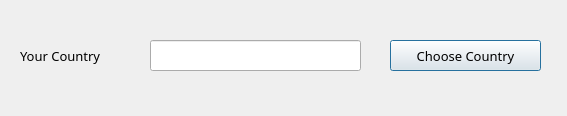
<?xml version="1.0" encoding="UTF-8"?>
<ui version="4.0">
 <class>Dialog</class>
 <widget class="QDialog" name="Dialog">
  <property name="geometry">
   <rect>
    <x>0</x>
    <y>0</y>
    <width>567</width>
    <height>116</height>
   </rect>
  </property>
  <property name="font">
   <font>
    <family>Monaco</family>
    <pointsize>10</pointsize>
   </font>
  </property>
  <property name="windowTitle">
   <string>Dialog</string>
  </property>
  <widget class="QPushButton" name="pushButtonCountry">
   <property name="geometry">
    <rect>
     <x>390</x>
     <y>40</y>
     <width>151</width>
     <height>31</height>
    </rect>
   </property>
   <property name="text">
    <string>Choose Country</string>
   </property>
  </widget>
  <widget class="QLabel" name="label">
   <property name="geometry">
    <rect>
     <x>20</x>
     <y>40</y>
     <width>101</width>
     <height>31</height>
    </rect>
   </property>
   <property name="text">
    <string>Your Country</string>
   </property>
  </widget>
  <widget class="QLineEdit" name="lineEditCountry">
   <property name="geometry">
    <rect>
     <x>150</x>
     <y>40</y>
     <width>211</width>
     <height>31</height>
    </rect>
   </property>
  </widget>
 </widget>
 <resources/>
 <connections/>
</ui>
